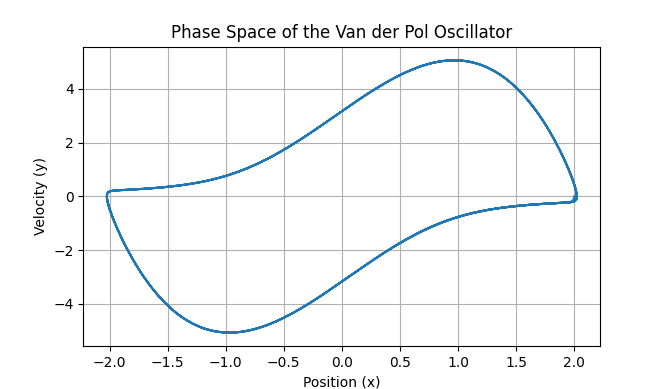

Source code (Python):
# Another example of a nonlinear dynamical system is the Van der Pol oscillator. 
# The Van der Pol oscillator is a non-conservative oscillator with non-linear damping. It evolves in time according to a second-order differential equation.

import numpy as np
from scipy.integrate import odeint
import matplotlib.pyplot as plt


def van_der_pol_oscillator(state, t, mu):
    x, y = state  # state = [x, y] where x is position and y is velocity
    return [y, mu * (1 - x**2) * y - x]

# Van der Pol oscillator parameter
mu = 3.0

# Initial condition
initial_state = [2.0, 0.0]

# Time array
t = np.linspace(0, 30, 5000)

# Solve Van der Pol equation
solution = odeint(van_der_pol_oscillator, initial_state, t, args=(mu,))

# Plotting
plt.figure(figsize=(10, 6))
plt.plot(solution[:, 0], solution[:, 1])
plt.title("Phase Space of the Van der Pol Oscillator")
plt.xlabel("Position (x)")
plt.ylabel("Velocity (y)")
plt.grid()
plt.show()
